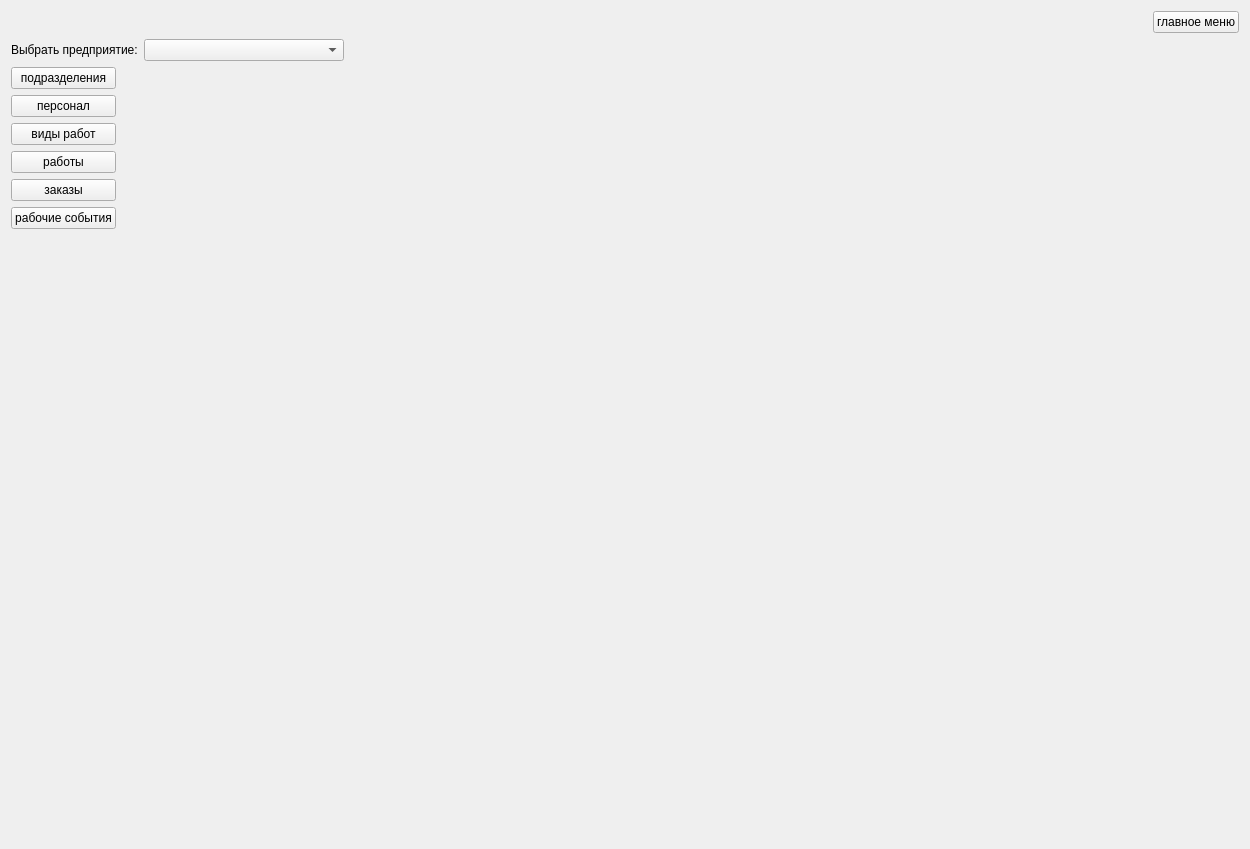
<?xml version="1.0" encoding="UTF-8"?>
<ui version="4.0">
 <class>ReportsWindowWidget</class>
 <widget class="QWidget" name="ReportsWindowWidget">
  <property name="geometry">
   <rect>
    <x>0</x>
    <y>0</y>
    <width>1250</width>
    <height>849</height>
   </rect>
  </property>
  <property name="windowTitle">
   <string>Form</string>
  </property>
  <layout class="QVBoxLayout" name="verticalLayout_3">
   <item>
    <layout class="QVBoxLayout" name="verticalLayout_2">
     <item>
      <layout class="QHBoxLayout" name="horizontalLayout">
       <item>
        <spacer name="horizontalSpacer_3">
         <property name="orientation">
          <enum>Qt::Orientation::Horizontal</enum>
         </property>
         <property name="sizeHint" stdset="0">
          <size>
           <width>40</width>
           <height>20</height>
          </size>
         </property>
        </spacer>
       </item>
       <item>
        <widget class="QPushButton" name="pushButton_go_to_main_menu">
         <property name="text">
          <string>главное меню</string>
         </property>
        </widget>
       </item>
      </layout>
     </item>
     <item>
      <layout class="QHBoxLayout" name="horizontalLayout_2">
       <item>
        <widget class="QLabel" name="label_prefix_company">
         <property name="text">
          <string>Выбрать предприятие:</string>
         </property>
        </widget>
       </item>
       <item>
        <widget class="QComboBox" name="comboBox_company">
         <property name="minimumSize">
          <size>
           <width>200</width>
           <height>0</height>
          </size>
         </property>
        </widget>
       </item>
       <item>
        <spacer name="horizontalSpacer">
         <property name="orientation">
          <enum>Qt::Orientation::Horizontal</enum>
         </property>
         <property name="sizeHint" stdset="0">
          <size>
           <width>40</width>
           <height>20</height>
          </size>
         </property>
        </spacer>
       </item>
      </layout>
     </item>
     <item>
      <layout class="QHBoxLayout" name="horizontalLayout_3">
       <item>
        <layout class="QVBoxLayout" name="verticalLayout">
         <item>
          <widget class="QPushButton" name="pushButton_divisions">
           <property name="text">
            <string>подразделения</string>
           </property>
           <property name="checkable">
            <bool>true</bool>
           </property>
          </widget>
         </item>
         <item>
          <widget class="QPushButton" name="pushButton_staff">
           <property name="text">
            <string>персонал</string>
           </property>
           <property name="checkable">
            <bool>true</bool>
           </property>
          </widget>
         </item>
         <item>
          <widget class="QPushButton" name="pushButton_work_types">
           <property name="text">
            <string>виды работ</string>
           </property>
           <property name="checkable">
            <bool>true</bool>
           </property>
          </widget>
         </item>
         <item>
          <widget class="QPushButton" name="pushButton_works">
           <property name="text">
            <string>работы</string>
           </property>
           <property name="checkable">
            <bool>true</bool>
           </property>
          </widget>
         </item>
         <item>
          <widget class="QPushButton" name="pushButton_orders">
           <property name="text">
            <string>заказы</string>
           </property>
           <property name="checkable">
            <bool>true</bool>
           </property>
          </widget>
         </item>
         <item>
          <widget class="QPushButton" name="pushButton_work_events">
           <property name="text">
            <string>рабочие события</string>
           </property>
           <property name="checkable">
            <bool>true</bool>
           </property>
          </widget>
         </item>
         <item>
          <spacer name="verticalSpacer_4">
           <property name="orientation">
            <enum>Qt::Orientation::Vertical</enum>
           </property>
           <property name="sizeHint" stdset="0">
            <size>
             <width>20</width>
             <height>40</height>
            </size>
           </property>
          </spacer>
         </item>
        </layout>
       </item>
       <item>
        <widget class="QStackedWidget" name="stackedWidget_report_types">
         <property name="currentIndex">
          <number>-1</number>
         </property>
        </widget>
       </item>
      </layout>
     </item>
    </layout>
   </item>
  </layout>
 </widget>
 <resources/>
 <connections/>
</ui>
